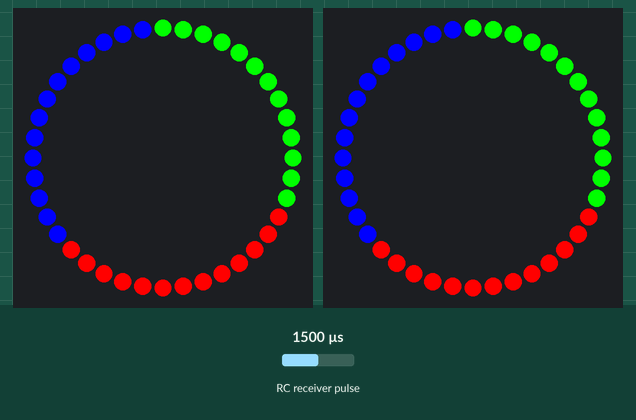
Recording of a sketch running on a simulated Arduino Uno, built with avr-gcc and run on an emulated ATmega328P. Parts: 2 × 40 RGB LEDs in a ring, first at the top, clockwise. Wiring (inferred from the names in the program): RC receiver channel: data pin 2. Inputs (shaded band) come from the test bench; at power-on: RC receiver pulse 1500 µs.

Above: at 1.2 s.
1.3 s: RC receiver pulse (sensor on pin 2) set to 1020 µs
At 1.48 s:
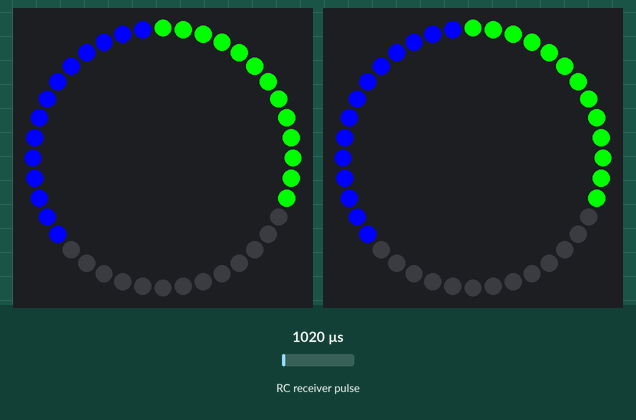
4.3 s: RC receiver pulse (sensor on pin 2) set to 1750 µs
At 4.49 s:
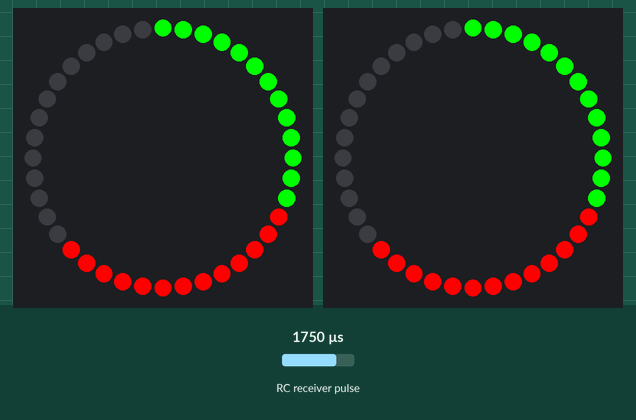
7.3 s: RC receiver pulse (sensor on pin 2) set to 1250 µs
At 7.51 s:
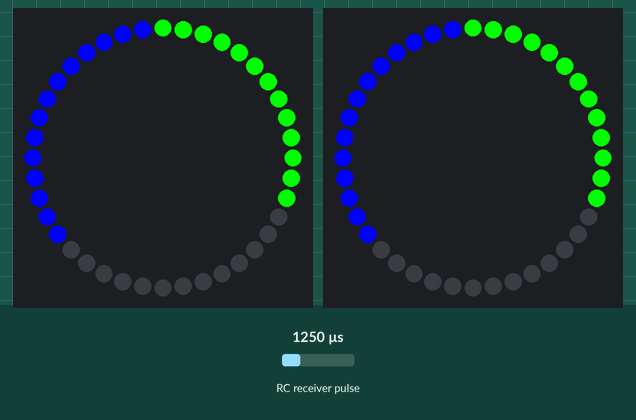
10.0 s: RC receiver pulse (sensor on pin 2) set to 1980 µs
At 10.53 s:
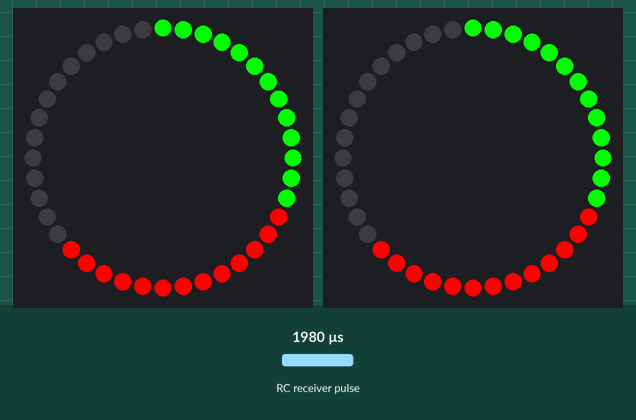
Timing chart, 0 to 13.0 s (numbered marks = the images above; inputs shaded):
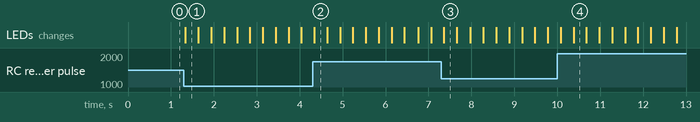

The sketch:

LED_copy_20250425215527.ino
```cpp
#include <Adafruit_NeoPixel.h>

#define LED_PIN_TOP    9   // Pin for top LED ring
#define LED_PIN_BOTTOM 6   // Pin for bottom LED ring
#define NUM_LEDS_TOP   40  // Number of LEDs on the top ring
#define NUM_LEDS_BOTTOM 40 // Number of LEDs on the bottom ring
#define RC_PIN          2  // Signal pin from controller (e.g., CH1)

Adafruit_NeoPixel ringTop(NUM_LEDS_TOP, LED_PIN_TOP, NEO_GRB + NEO_KHZ800);
Adafruit_NeoPixel ringBottom(NUM_LEDS_BOTTOM, LED_PIN_BOTTOM, NEO_GRB + NEO_KHZ800);

enum Direction { LEFT, STRAIGHT, RIGHT };
Direction currentDirection = STRAIGHT;

unsigned long lastBlinkTime = 0;
const int blinkInterval = 300;
bool ledsOn = true;

void setup() {
  pinMode(RC_PIN, INPUT);
  ringTop.begin();
  ringBottom.begin();
  ringTop.show();
  ringBottom.show();
  setDefaultPattern();
}

void loop() {
  int pwmValue = pulseIn(RC_PIN, HIGH, 25000);

  // Determine current direction
  if (pwmValue < 1400) {
    currentDirection = LEFT;
  } else if (pwmValue > 1600) {
    currentDirection = RIGHT;
  } else {
    currentDirection = STRAIGHT;
  }

  // Update lights based on direction
  if (currentDirection == STRAIGHT) {
    setDefaultPattern();
    ledsOn = true; // Reset blinking state
  } else if (currentDirection == LEFT) {
    blinkSection(13, 26, ringTop.Color(255, 0, 0));  // Red section (left) on top ring
    blinkSection(13, 26, ringBottom.Color(255, 0, 0));  // Red section (left) on bottom ring
  } else if (currentDirection == RIGHT) {
    blinkSection(26, 40, ringTop.Color(0, 0, 255));  // Blue section (right) on top ring
    blinkSection(26, 40, ringBottom.Color(0, 0, 255));  // Blue section (right) on bottom ring
  }
}

// Shows default direction pattern: Green Top, Red Left, Blue Right
void setDefaultPattern() {
  for (int i = 0; i < NUM_LEDS_TOP; i++) {
    if (i < 13) {
      ringTop.setPixelColor(i, ringTop.Color(0, 255, 0));  // Top third - Green
      ringBottom.setPixelColor(i, ringBottom.Color(0, 255, 0));  // Bottom third - Green
    } else if (i < 26) {
      ringTop.setPixelColor(i, ringTop.Color(255, 0, 0));  // Left third - Red
      ringBottom.setPixelColor(i, ringBottom.Color(255, 0, 0));  // Bottom third - Red
    } else {
      ringTop.setPixelColor(i, ringTop.Color(0, 0, 255));  // Right third - Blue
      ringBottom.setPixelColor(i, ringBottom.Color(0, 0, 255));  // Bottom third - Blue
    }
  }
  ringTop.show();
  ringBottom.show();
}

// Blink a section between start and end index with a given color
void blinkSection(int startIdx, int endIdx, uint32_t color) {
  if (millis() - lastBlinkTime >= blinkInterval) {
    ledsOn = !ledsOn;
    lastBlinkTime = millis();
  }

  // Always show the full pattern first
  setDefaultPattern();

  if (!ledsOn) {
    // Turn off just the blinking section on both rings
    for (int i = startIdx; i < endIdx; i++) {
      ringTop.setPixelColor(i, 0);
      ringBottom.setPixelColor(i, 0);
    }
    ringTop.show();
    ringBottom.show();
  }
}
```

Measured:
- after the input at 1.3 s, the LEDs: change at once (image 1)
- after the input at 4.3 s, the LEDs: change at once (image 2)
- after the input at 7.3 s, the LEDs: change after 0.06 s (image 3)
- after the input at 10.0 s, the LEDs: first differ from a run without the input after 0.38 s (image 4)
